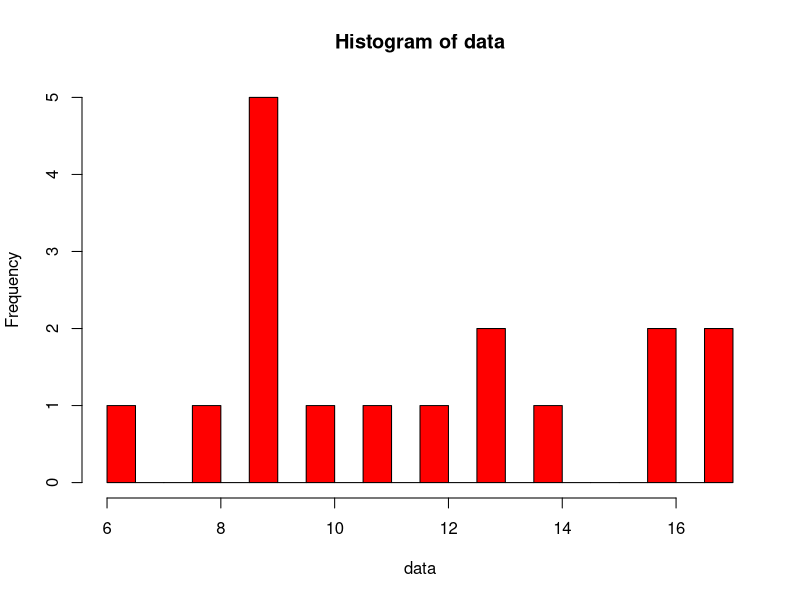
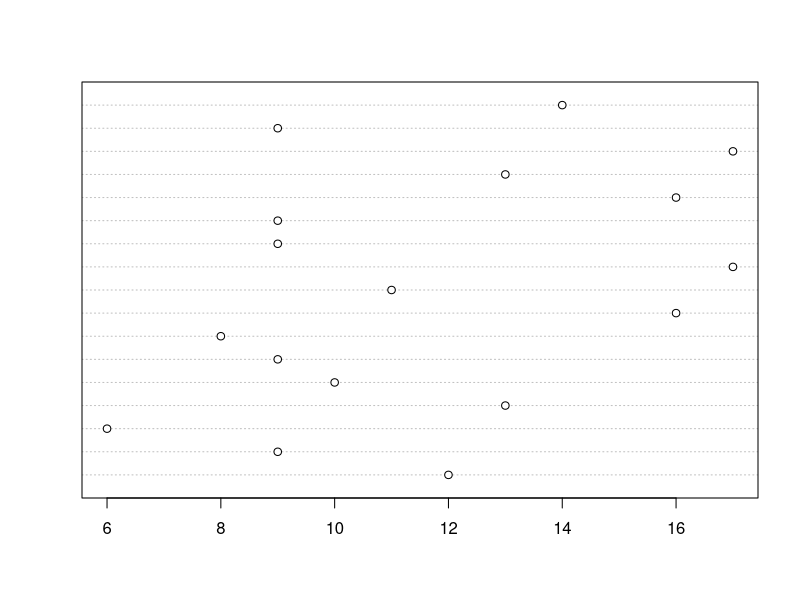
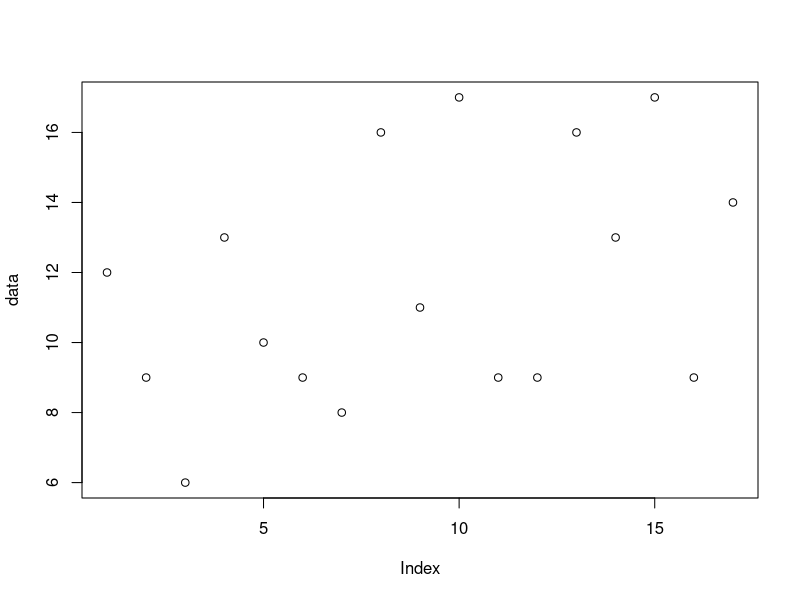
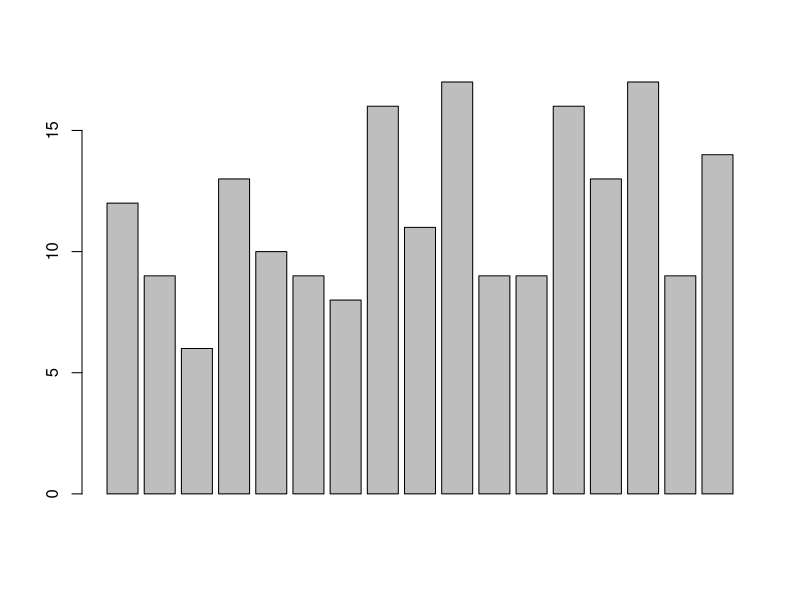

Source code (R) for these figures, in order:
#Récupération des données dans une liste
data=c(12, 9, 6, 13, 10, 9, 8, 16, 11, 17, 9, 9, 16, 13, 17, 9, 14)

# Résumer intéressant des principales caractéristiques de la série
summary(data)

# Histogramme
hist(data,breaks=17,col="red")

# Nuage de points
dotchart(data)
plot(data)

# Diagramme en baton
barplot(data)


